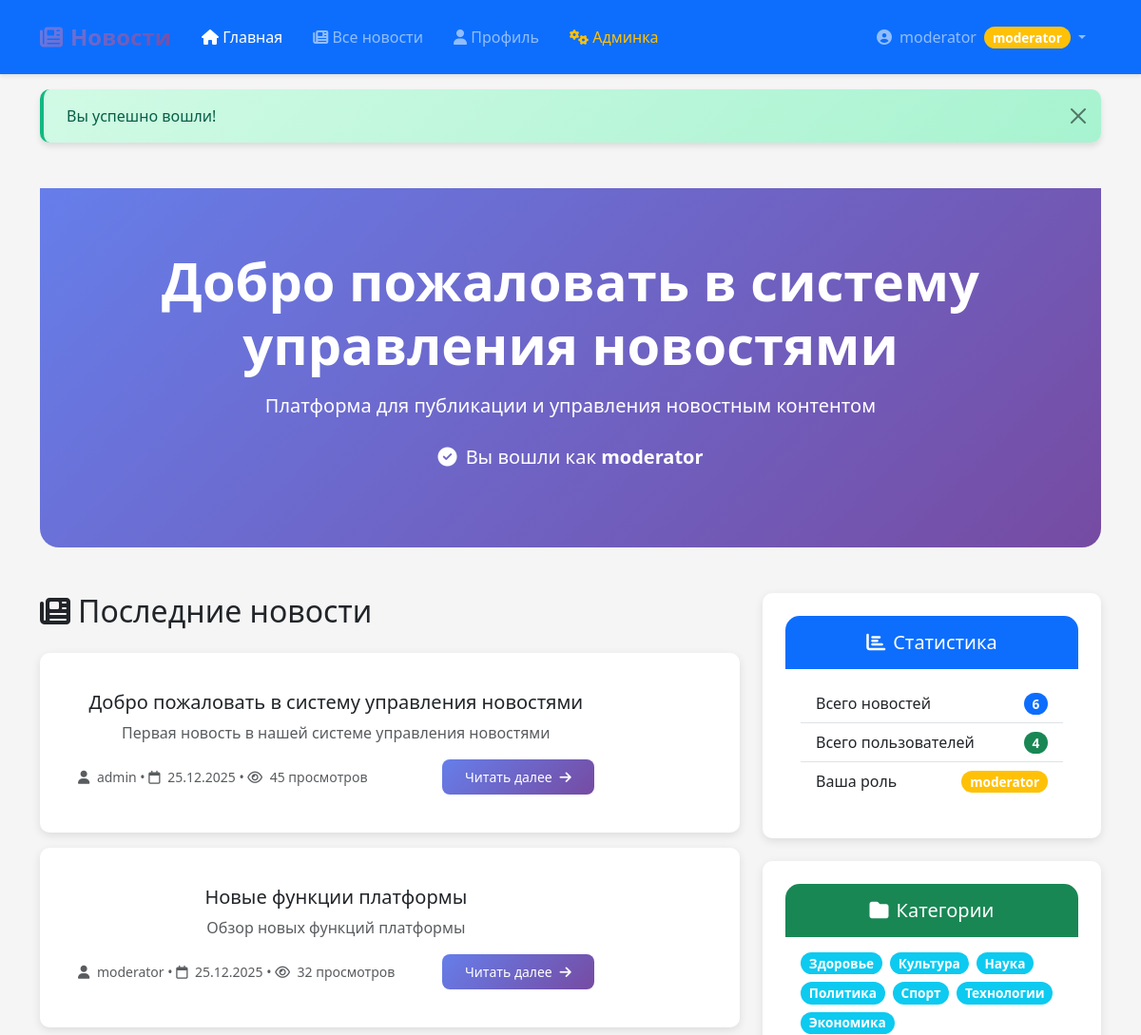
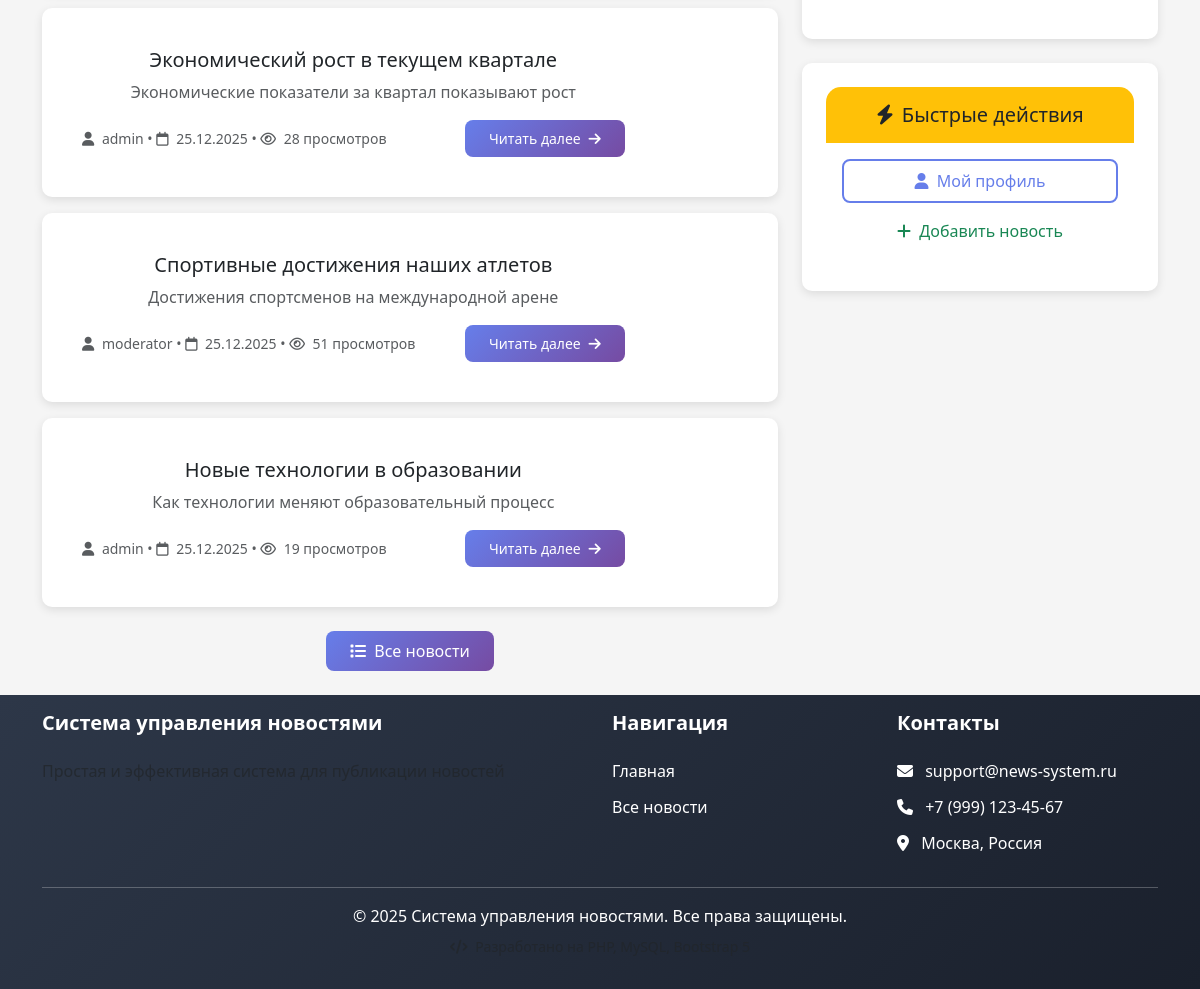
Page /index.php (signed in) on the committed database (2 pictures, top to bottom).
### tables this page shows
CREATE TABLE `news` (
  `id` int(11) NOT NULL AUTO_INCREMENT,
  `title` varchar(255) NOT NULL,
  `slug` varchar(255) NOT NULL,
  `content` text NOT NULL,
  `excerpt` varchar(500) DEFAULT NULL,
  `image_url` varchar(500) DEFAULT NULL,
  `author_id` int(11) NOT NULL,
  `category_id` int(11) DEFAULT NULL,
  `is_published` tinyint(1) DEFAULT 1,
  `views` int(11) DEFAULT 0,
  `meta_title` varchar(255) DEFAULT NULL,
  `meta_description` varchar(500) DEFAULT NULL,
  `created_at` timestamp NOT NULL DEFAULT current_timestamp(),
  `updated_at` timestamp NOT NULL DEFAULT current_timestamp() ON UPDATE current_timestamp(),
  PRIMARY KEY (`id`),
  UNIQUE KEY `slug` (`slug`),
  KEY `author_id` (`author_id`),
  KEY `category_id` (`category_id`),
  CONSTRAINT `news_ibfk_1` FOREIGN KEY (`author_id`) REFERENCES `users` (`id`) ON DELETE CASCADE,
  CONSTRAINT `news_ibfk_2` FOREIGN KEY (`category_id`) REFERENCES `categories` (`id`) ON DELETE SET NULL
);

CREATE TABLE `users` (
  `id` int(11) NOT NULL AUTO_INCREMENT,
  `username` varchar(50) NOT NULL,
  `email` varchar(100) NOT NULL,
  `password` varchar(255) NOT NULL,
  `role` enum('user','moderator','admin') DEFAULT 'user',
  `is_active` tinyint(1) DEFAULT 1,
  `avatar` varchar(255) DEFAULT NULL,
  `bio` text DEFAULT NULL,
  `created_at` timestamp NOT NULL DEFAULT current_timestamp(),
  `updated_at` timestamp NOT NULL DEFAULT current_timestamp() ON UPDATE current_timestamp(),
  PRIMARY KEY (`id`),
  UNIQUE KEY `username` (`username`),
  UNIQUE KEY `email` (`email`)
);

CREATE TABLE `categories` (
  `id` int(11) NOT NULL AUTO_INCREMENT,
  `name` varchar(100) NOT NULL,
  `slug` varchar(100) NOT NULL,
  `description` text DEFAULT NULL,
  `created_at` timestamp NOT NULL DEFAULT current_timestamp(),
  PRIMARY KEY (`id`),
  UNIQUE KEY `name` (`name`),
  UNIQUE KEY `slug` (`slug`)
);

### index.php (the view, shortened to what the rows shown need)
<?php
require_once 'config/database.php';
require_once 'includes/functions.php';
$system = new NewsSystem();
?>
<!DOCTYPE html>
<html lang="ru" dir="ltr">
<head>
    <link href="https://cdn.jsdelivr.net/npm/bootstrap@5.3.0/dist/css/bootstrap.min.css" rel="stylesheet">
    <link rel="stylesheet" href="https://cdnjs.cloudflare.com/ajax/libs/font-awesome/6.4.0/css/all.min.css">
    <link rel="stylesheet" href="assets/css/style.css">
</head>
<body>
    <main class="container my-4">
        <div class="hero-section text-center">
            <div class="container">
                <h1 class="display-4 fw-bold mb-3">Добро пожаловать в систему управления новостями</h1>
            </div>
        </div>
        <div class="row mt-5">
            <div class="col-md-8">
                <h2 class="mb-4"><i class="fas fa-newspaper me-2"></i>Последние новости</h2>
                <?php
                try {
                    $news = $system->getNews(5, 0);
                    if (empty($news)):
                ?>
                    <div class="alert alert-info">
                        <i class="fas fa-info-circle me-2"></i>
                        Новостей пока нет. Будьте первым, кто опубликует новость!
                    </div>
                <?php
                    else:
                        foreach ($news as $item):
                ?>
                    <div class="card mb-3 stat-card">
                        <div class="card-body">
                            <div class="row">
                                <div class="col-md-10">
                                    <h5 class="card-title">
                                        <a href="news.php?id=<?php echo $item['id']; ?>" class="text-decoration-none text-dark">
                                            <?php echo htmlspecialchars($item['title']); ?>
                                        </a>
                                    </h5>
                                    <p class="card-text text-muted">
                                        <?php echo htmlspecialchars($item['excerpt']); ?>
                                    </p>
                                    <div class="d-flex justify-content-between align-items-center">
                                        <small class="text-muted">
                                            <i class="fas fa-user me-1"></i>
                                            <?php echo htmlspecialchars($item['author_name']); ?>
                                            &bull;
                                            <i class="far fa-calendar me-1"></i>
                                            <?php echo date('d.m.Y', strtotime($item['created_at'])); ?>
                                            &bull;
                                            <i class="far fa-eye me-1"></i>
                                            <?php echo $item['views']; ?> просмотров
                                        </small>
                                        <a href="news.php?id=<?php echo $item['id']; ?>" class="btn btn-sm btn-primary">
                                            Читать далее <i class="fas fa-arrow-right ms-1"></i>
                                        </a>
                                    </div>
                                </div>
                            </div>
                        </div>
                    </div>
                <?php
                        endforeach;
                    endif;
                } catch (Exception $e) {
                    echo '<div class="alert alert-danger">Ошибка при загрузке новостей: ' . $e->getMessage() . '</div>';
                }
                ?>
            </div>
            <div class="col-md-4">
                <div class="card mb-4 stat-card">
                    <div class="card-body">
                        <?php
                        try {
                            $categories = $system->getCategories();
                            if (!empty($categories)):
                        ?>
                            <div class="d-flex flex-wrap gap-2">
                                <?php foreach ($categories as $category): ?>
                                    <a href="category.php?slug=<?php echo $category['slug']; ?>"
                                       class="badge bg-info text-decoration-none">
                                        <?php echo htmlspecialchars($category['name']); ?>
                                    </a>
                                <?php endforeach; ?>
                            </div>
                        <?php else: ?>
                            <p class="text-muted mb-0">Категории пока не добавлены</p>
                        <?php endif;
                        } catch (Exception $e) {
                            echo '<p class="text-danger small">Ошибка загрузки категорий</p>';
                        }
                        ?>
                    </div>
                </div>
            </div>
        </div>
    </main>
</body>
</html>

### rows in the picture
news: title "Добро пожаловать в систему управления новостями", excerpt "Первая новость в нашей системе управления новостями", author.username "admin", created_at "25.12.2025", views "45"
news: title "Новые функции платформы", excerpt "Обзор новых функций платформы", author.username "moderator", created_at "25.12.2025", views "32"
news: title "Экономический рост в текущем квартале", excerpt "Экономические показатели за квартал показывают рост", author.username "admin", created_at "25.12.2025", views "28"
news: title "Спортивные достижения наших атлетов", excerpt "Достижения спортсменов на международной арене", author.username "moderator", created_at "25.12.2025", views "51"
news: title "Новые технологии в образовании", excerpt "Как технологии меняют образовательный процесс", author.username "admin", created_at "25.12.2025", views "19"
categories: name "Здоровье"
categories: name "Культура"
categories: name "Наука"
categories: name "Политика"
categories: name "Спорт"
categories: name "Технологии"
categories: name "Экономика"

### other values in the picture
$_SESSION['username'] "moderator"
$_SESSION['user_role'] "moderator"
$_SESSION['message'] "Вы успешно вошли!"
$system->countNews() "6"
$system->countUsers() "4"
